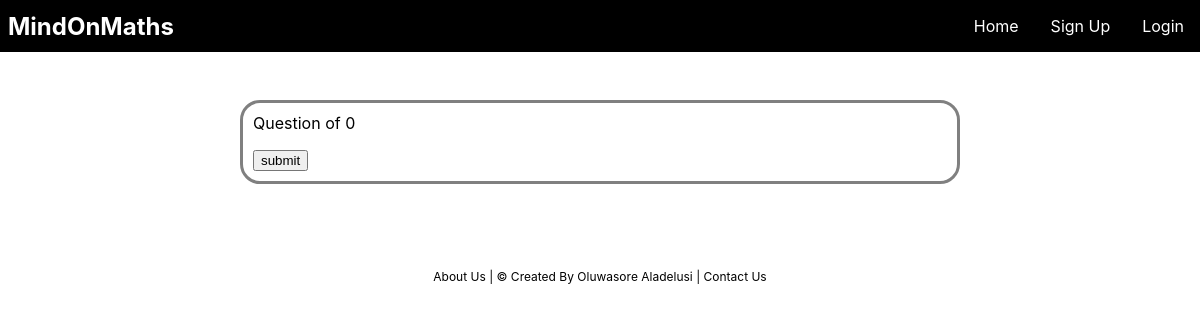
The page /more_than_less_than_year_4/more_than_less_than_year_4_quiz.php?n=1 on the database as committed earlier.
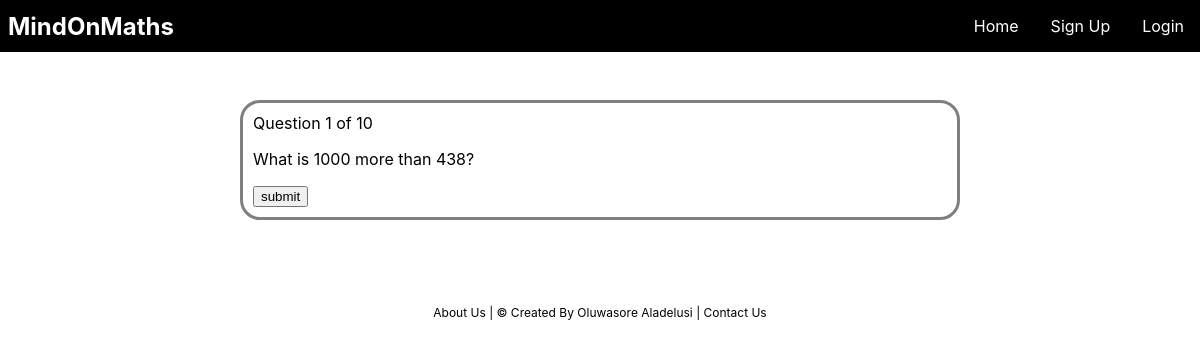
The same page on the database as committed later.
### tables this page shows
CREATE TABLE `questions` (
  `id` int(11) NOT NULL,
  `questions_number` int(11) NOT NULL,
  `text` text NOT NULL,
  `topic` text NOT NULL
);

### more_than_less_than_year_4/more_than_less_than_year_4_quiz.php (the view, shortened to what this page needs)
<?php
include_once '../includes/dbh.inc.php';
include_once '../navbar/quizheader.php';
?>
<?php
$number = (int) $_GET['n'];
$query = "SELECT * FROM `questions` WHERE topic = 'more_than_less_than_year_4'";
$result = mysqli_query($conn, $query) or die(mysqli_error($conn) . __LINE__);
$total = mysqli_num_rows($result);
$query = "SELECT * FROM `questions` WHERE questions_number = $number AND topic = 'more_than_less_than_year_4'";
$result = mysqli_query($conn, $query) or die(mysqli_error($conn) . __LINE__);
$question = mysqli_fetch_assoc($result);
?>
<!DOCTYPE html>
<html lang="en">
<head>
</head>
<body>
    <div class="quiz-container">
        <div class="current-question">Question <?php echo $question['questions_number']; ?> of <?php echo $total ?></div>
        <p class="question">
            <?php
            echo $question['text'];
            ?>
        </p>
        <form method="post" action="more_than_less_than_year_4_process.php">
            <input type="submit" value="submit" />
        </form>
    </div>
</body>
</html>
<?php
include_once '../navbar/quizfooter.php'
?>

Rows that differ between the two databases and show on the page:
added questions: questions_number "1", text "What is 1000 more than 438?"
Other text that changed with them:
$total: "0" → "10"
